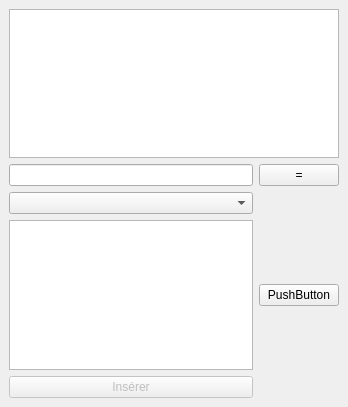
<?xml version="1.0" encoding="UTF-8"?>
<ui version="4.0">
 <class>CalcWindow</class>
 <widget class="QMainWindow" name="CalcWindow">
  <property name="geometry">
   <rect>
    <x>0</x>
    <y>0</y>
    <width>348</width>
    <height>407</height>
   </rect>
  </property>
  <property name="windowTitle">
   <string>Calculatrice</string>
  </property>
  <property name="windowIcon">
   <iconset>
    <normaloff>media/calculator.png</normaloff>media/calculator.png</iconset>
  </property>
  <property name="iconSize">
   <size>
    <width>16</width>
    <height>16</height>
   </size>
  </property>
  <widget class="QWidget" name="centralwidget">
   <layout class="QVBoxLayout" name="verticalLayout">
    <item>
     <widget class="QListWidget" name="lstHistory"/>
    </item>
    <item>
     <layout class="QHBoxLayout" name="horizontalLayout">
      <item>
       <widget class="QLineEdit" name="txtExpr"/>
      </item>
      <item>
       <widget class="QPushButton" name="btnCalc">
        <property name="text">
         <string>=</string>
        </property>
       </widget>
      </item>
     </layout>
    </item>
    <item>
     <layout class="QHBoxLayout" name="horizontalLayout_2">
      <item>
       <layout class="QVBoxLayout" name="verticalLayout_2">
        <item>
         <widget class="QComboBox" name="cbxFuncs"/>
        </item>
        <item>
         <widget class="QTextEdit" name="textEdit"/>
        </item>
        <item>
         <widget class="QPushButton" name="btnInsFunc">
          <property name="enabled">
           <bool>false</bool>
          </property>
          <property name="text">
           <string>Insérer</string>
          </property>
         </widget>
        </item>
       </layout>
      </item>
      <item>
       <widget class="QPushButton" name="pushButton_2">
        <property name="text">
         <string>PushButton</string>
        </property>
       </widget>
      </item>
     </layout>
    </item>
   </layout>
  </widget>
 </widget>
 <resources/>
 <connections/>
</ui>
